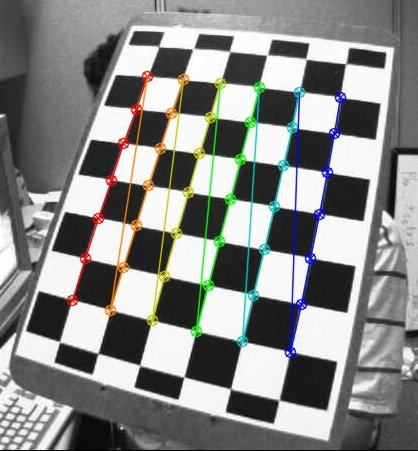
//> input picture calib/img2.jpg, 418 x 451 px; its folder holds 2 pictures in this run
$ ./calibracion_imagen   (built with g++ and OpenCV 4)
//> lines starting //> are read from the running program, lines starting //| are printed output that depends on the picture; after the words box and inside, x2 and y2 are one past the last pixel; in counts of white or black regions, pixels touching at a corner belong together
#include <opencv2/opencv.hpp>
#include <vector>
#include <string>
#include <iostream>
#include <filesystem>

namespace fs = std::filesystem;

int main() {
    cv::Size patternSize(9, 6); // Esquinas internas del tablero
    float squareSize = 1.0f;

    std::vector<cv::Point3f> objp;
    for (int i = 0; i < patternSize.height; ++i)
        for (int j = 0; j < patternSize.width; ++j)
            objp.emplace_back(j * squareSize, i * squareSize, 0);

    std::vector<std::vector<cv::Point3f>> objpoints;
    std::vector<std::vector<cv::Point2f>> imgpoints;
    cv::Size imageSize;

    std::string path = "calib";
    std::string output_dir = "res_img";
    int img_index = 1;

    // Crear carpeta de salida si no existe
    if (!fs::exists(output_dir)) {
        fs::create_directory(output_dir);
    }

    for (const auto& entry : fs::directory_iterator(path)) {
        std::string filename = entry.path().string();
        cv::Mat img = cv::imread(filename);
//> img is the input picture: 451 rows x 418 cols, CV_8UC3; mean B, G, R 134.5, 136.4, 135.4
        if (img.empty()) {
            std::cerr << "No se pudo leer: " << filename << std::endl;
            continue;
        }

        cv::Mat gray;
        cv::cvtColor(img, gray, cv::COLOR_BGR2GRAY);
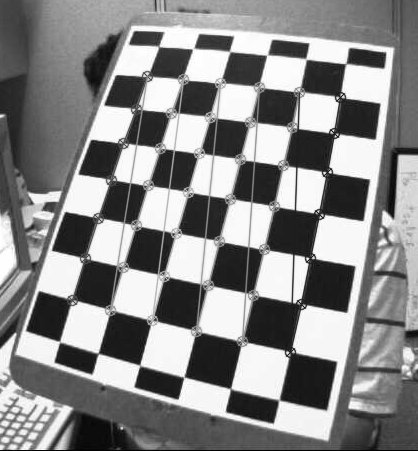
//> gray: 451 rows x 418 cols, CV_8UC1; min 0, max 255, mean 135.9
        std::vector<cv::Point2f> corners;
        bool found = cv::findChessboardCorners(gray, patternSize, corners);
//> corners = empty; found = false

        if (found) {
            cv::cornerSubPix(gray, corners, cv::Size(11,11), cv::Size(-1,-1),
                cv::TermCriteria(cv::TermCriteria::EPS + cv::TermCriteria::MAX_ITER, 30, 0.1));
            imgpoints.push_back(corners);
            objpoints.push_back(objp);
            imageSize = gray.size();

            cv::drawChessboardCorners(img, patternSize, corners, found);

            // Guardar imagen con esquinas detectadas
            std::string output_file = output_dir + "/img" + std::to_string(img_index) + "_res.jpg";
            cv::imwrite(output_file, img);
            std::cout << "Guardado: " << output_file << std::endl;

            img_index++;
        }
    }
//> pass 2 of the loop `for (const auto& entry : fs::directory_iterator(path))`:
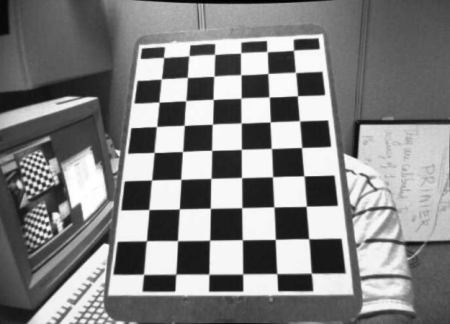
//> input picture calib/img3.jpg, 450 x 324 px
//> img is the input picture: 324 rows x 450 cols, CV_8UC3; min 0, max 255, mean 130.5
//> gray: 324 rows x 450 cols, CV_8UC1
//> `bool found = cv::findChessboardCorners(gray, patternSize, corners);`: corners = 54 Points (x, y), first 12: [293.4, 50.3], [295.3, 72.24], [297.5, 95.81], [299.6, 120.8], [301.6, 147.6], [303.8, 175.8], [306.2, 206.2], [308.7, 238.6], [311.2, 273.1], [267, 51.53], [267.9, 73.4], [269.2, 97.06]; found = true
//> `cv::cornerSubPix(gray, corners, cv::Size(11,11), cv::Size(-1,-1), cv::..`: corners = 54 Points (x, y), first 12: [293, 47.98], [295.5, 72.45], [297.4, 95.73], [299.5, 120.8], [301.6, 147.5], [304, 175.8], [306.3, 206.3], [308.7, 238.7], [311.3, 273.2], [267.4, 49.17], [267.9, 73.45], [269.2, 96.92]
//> imgpoints = 1 point lists
//> `cv::drawChessboardCorners(img, patternSize, corners, found);`:
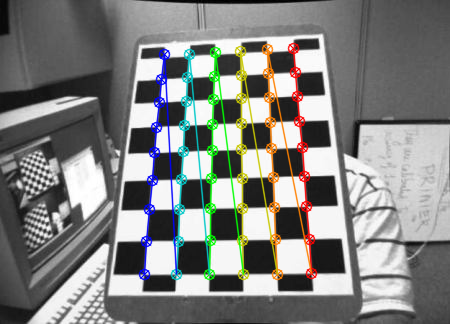
//> img: 324 rows x 450 cols, CV_8UC3; 7.83% of pixels changed, all inside (x1, y1, x2, y2) = (138, 42, 318, 281)

    if (objpoints.empty()) {
        std::cerr << "No se detectaron esquinas en ninguna imagen." << std::endl;
        return -1;
    }

    // Calibrar cámara
    cv::Mat cameraMatrix, distCoeffs, rvecs, tvecs;
    double rms = cv::calibrateCamera(objpoints, imgpoints, imageSize,
                                     cameraMatrix, distCoeffs, rvecs, tvecs);
//> cameraMatrix = [[314.9, 0, 236.3], [0, 331.1, 210.6], [0, 0, 1]]; distCoeffs = [-0.108, -0.0591, -0.0172, 0.0103, 0.724]; rvecs = [[-0.255, 0.323, 1.54]]; tvecs = [[2.14, -5.72, 11.99]]; rms = 0.526

    std::cout << "Error RMS: " << rms << std::endl;
//| Error RMS: 0.526368
    std::cout << "Matriz de cámara:\n" << cameraMatrix << std::endl;
//| Matriz de cámara:
//| [314.8963894361545, 0, 236.2820108030693;
//|  0, 331.0874475263861, 210.5973581269989;
//|  0, 0, 1]
    std::cout << "Coeficientes de distorsión:\n" << distCoeffs << std::endl;
//| Coeficientes de distorsión:
//| [-0.1083956803199795, -0.05914740983714561, -0.01722982761511265, 0.01030001337080907, 0.7241412779691192]

    // Guardar parámetros
    cv::FileStorage fs("calibration1.yml", cv::FileStorage::WRITE);
    fs << "camera_matrix" << cameraMatrix;
    fs << "distortion_coefficients" << distCoeffs;
    fs.release();

    std::cout << "Archivo 'calibration.yml' guardado correctamente." << std::endl;
    return 0;
}
